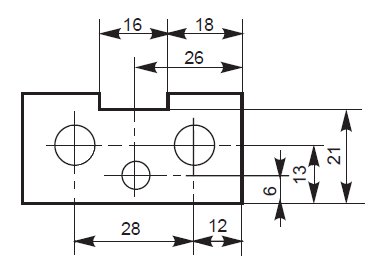
#> input picture TestData/1.png, 377 x 262 px; its folder holds only this picture in this run
$ python -i CirclesFeature.py   (imports and definitions only)   (older library calls are emulated)
#> lines starting #> are read from the running program, lines starting #| are printed output that depends on the picture; after the words box and inside, x2 and y2 are one past the last pixel; in counts of white or black regions, pixels touching at a corner belong together
### Image2CAD/Core/Math/Point2.py
# -*- coding: utf-8 -*-
"""
@author: Aditya Intwala

 Copyright (C) 2016, Aditya Intwala.

 Licensed under the Apache License 2.0. See LICENSE file in the project root for full license information.
"""

from math import fabs, sqrt
#from Core.Math.Point3 import Point3
from Core.Math.Vector2 import Vector2
from Core.Math.Vector3 import Vector3
from Core.Math.Constants import Constants

class Point2:

    def __init__(self):
        self.x = 0
        self.y = 0

    def __init__(self, other):
        self.x = other.x
        self.y = other.y

    def __init__(self, x_init, y_init ):
        self.x = x_init
        self.y = y_init

    def __repr__(self):
        return "".join(["Point2(", str(self.x), ",", str(self.y), ")"])

    def __eq__(self, other):
        tol = Constants.PRECISION
        return (fabs(self.x - other.x) < tol and fabs(self.y - other.y) < tol )

    def __lt__(self, other):
        return (self.x < other.x and self.y < other.y )

    def __hash__(self):
      return hash((self.x, self.y))

    def __sub__ (self, other):
        return Vector2(self.x - other.x , self.y - other.y)


    def __add__ (self, other):
        return Point2(self.x + other.x , self.y + other.y)

    def __add__ (self, other):
        return Point2(self.x + other.i , self.y + other.j)

    def __mul__ (self, scalar):
        return Point2((self.x * scalar),(self.y * scalar))


    def DistanceTo(self, other):
        d= sqrt(((self.x - other.x) * (self.x - other.x)) + ((self.y - other.y) * (self.y - other.y)))
        return d

    # [56 lines left out: functions Centroid, CalculateNormal, AreCollinear, ProjectToLine, ProjectToLineDirection, not called in this run]


### Image2CAD/Core/Features/Circles/CirclesFeature.py
# -*- coding: utf-8 -*-
"""
@author: Aditya Intwala

 Copyright (C) 2016, Aditya Intwala.

 Licensed under the Apache License 2.0. See LICENSE file in the project root for full license information.
"""

import cv2
import numpy as np
from scipy import optimize
from math import fabs
from Core.Math.Point2 import Point2
from Core.Features.FeatureManager import ExtractedCircles
#> further down, picture is the input picture: shape (262, 377, 3); mean B, G, R 239.6, 239.6, 239.8

from xml.etree import ElementTree as ET
from xml.etree.ElementTree import Element, SubElement

class CirclesFeature():

    global make_dir_root, timestr, threshImg, ImgHeight, ImgWidth, ImgChannels

    # [37 lines left out: functions Detect, Dump, not called in this run]

    @staticmethod
    def preprocess(img):
        global ImgHeight, ImgWidth, ImgChannels
        ImgHeight, ImgWidth, ImgChannels = img.shape
#> ImgHeight = 262; ImgWidth = 377; ImgChannels = 3
        img_gray = cv2.cvtColor(img, cv2.COLOR_BGR2GRAY)
        ret, img_thresh = cv2.threshold(img_gray,0,255, cv2.THRESH_BINARY_INV | cv2.THRESH_OTSU)
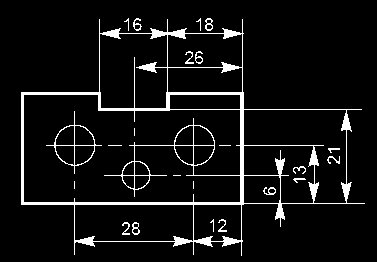
#> img_thresh: shape (262, 377); 6.7% white; 23 white regions (9 under 20 px)
#> ret = 146
        ret, contours, hierarchy = cv2.findContours(img_thresh,cv2.RETR_LIST,cv2.CHAIN_APPROX_NONE)     #RETR_CCOMP
#> contours = 52 contours, 15 with area under 20; largest, box (x1, y1, x2, y2) and area: (21, 19, 365, 256) 49648, (23, 94, 241, 203) 19312, (243, 109, 347, 204) 5408, (99, 33, 168, 109) 4888, (74, 204, 194, 242) 4306
        return contours

    # [161 lines left out: functions fitting, circleFiltering, drawCircle, circleScanner, CheckPixelsInVicinity, UniqueCircles, not called in this run]


class CurveFitting():
    # [41 lines left out: function CircleFitting, not called in this run]

    @staticmethod
    def calc_dist(x,y,xc, yc):
        return np.sqrt((x-xc)**2 + (y-yc)**2)

    # [18 lines left out: function fit_circle, not called in this run]


>>> import cv2
>>> picture = cv2.imread('../../../../TestData/1.png')
>>> result = CirclesFeature().preprocess(picture)
#> result has the same summary as contours in preprocess

$ run again, on TestData/2.PNG
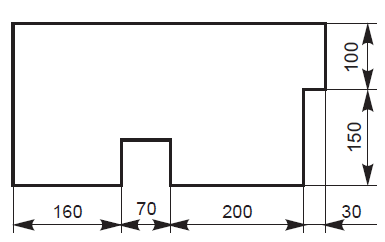
#> input picture TestData/2.PNG, 385 x 242 px
#> picture is the input picture: shape (242, 385, 3); mean B, G, R 240.5, 240.4, 240.6
#> in preprocess, `ret, img_thresh = cv2.threshold(img_gray,0,255, cv2.THRESH_BINARY_INV ..`:
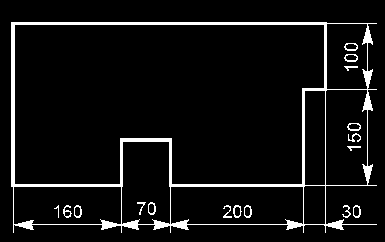
#> img_thresh: shape (242, 385); 6.5% white; 17 white regions (1 under 20 px)
#> ret = 146
#> contours = 34 contours, 6 with area under 20; largest, box (x1, y1, x2, y2) and area: (11, 22, 377, 233) 70729, (14, 24, 325, 185) 45138, (170, 186, 304, 225) 4980, (13, 186, 122, 225) 4032, (325, 89, 368, 186) 3952
#> result has the same summary as contours in preprocess

$ run again, on TestData/3.PNG
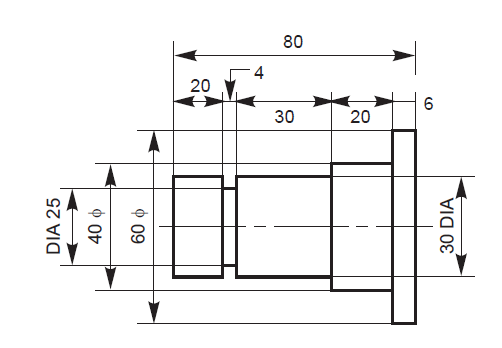
#> input picture TestData/3.PNG, 502 x 348 px
#> picture is the input picture: shape (348, 502, 3); mean B, G, R 242.1, 242.1, 242.3
#> in preprocess, `ret, img_thresh = cv2.threshold(img_gray,0,255, cv2.THRESH_BINARY_INV ..`:
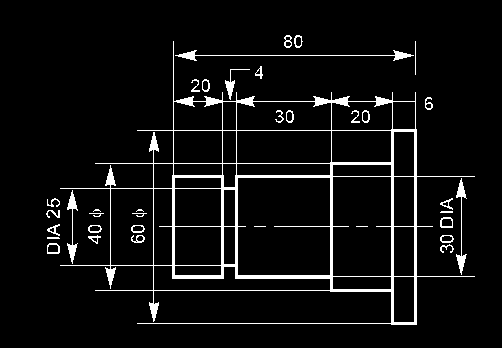
#> img_thresh: shape (348, 502); 5.7% white; 36 white regions (4 under 20 px)
#> ret = 146
#> contours = 84 contours, 17 with area under 20; largest, box (x1, y1, x2, y2) and area: (60, 41, 475, 325) 53286, (237, 177, 331, 276) 9110, (332, 176, 392, 277) 5896, (110, 188, 154, 266) 3309, (236, 130, 332, 164) 3132
#> result has the same summary as contours in preprocess

$ run again, on TestData/4.PNG
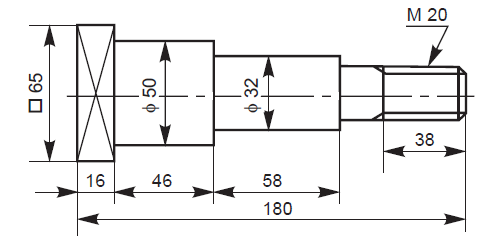
#> input picture TestData/4.PNG, 481 x 247 px
#> picture is the input picture: shape (247, 481, 3); mean B, G, R 238.5, 238.4, 238.6
#> in preprocess, `ret, img_thresh = cv2.threshold(img_gray,0,255, cv2.THRESH_BINARY_INV ..`:
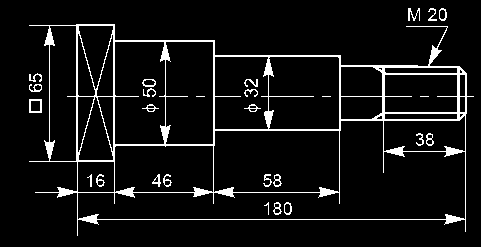
#> img_thresh: shape (247, 481); 6.9% white in thin lines or dots, all inside (x1, y1, x2, y2) = (29, 8, 474, 236)
#> ret = 147
#> contours = 73 contours, 20 with area under 20; largest, box (x1, y1, x2, y2) and area: (29, 24, 474, 236) 69161, (77, 120, 466, 220) 16664, (213, 130, 340, 193) 7696, (114, 41, 166, 145) 5150, (268, 56, 340, 130) 5092
#> result has the same summary as contours in preprocess
